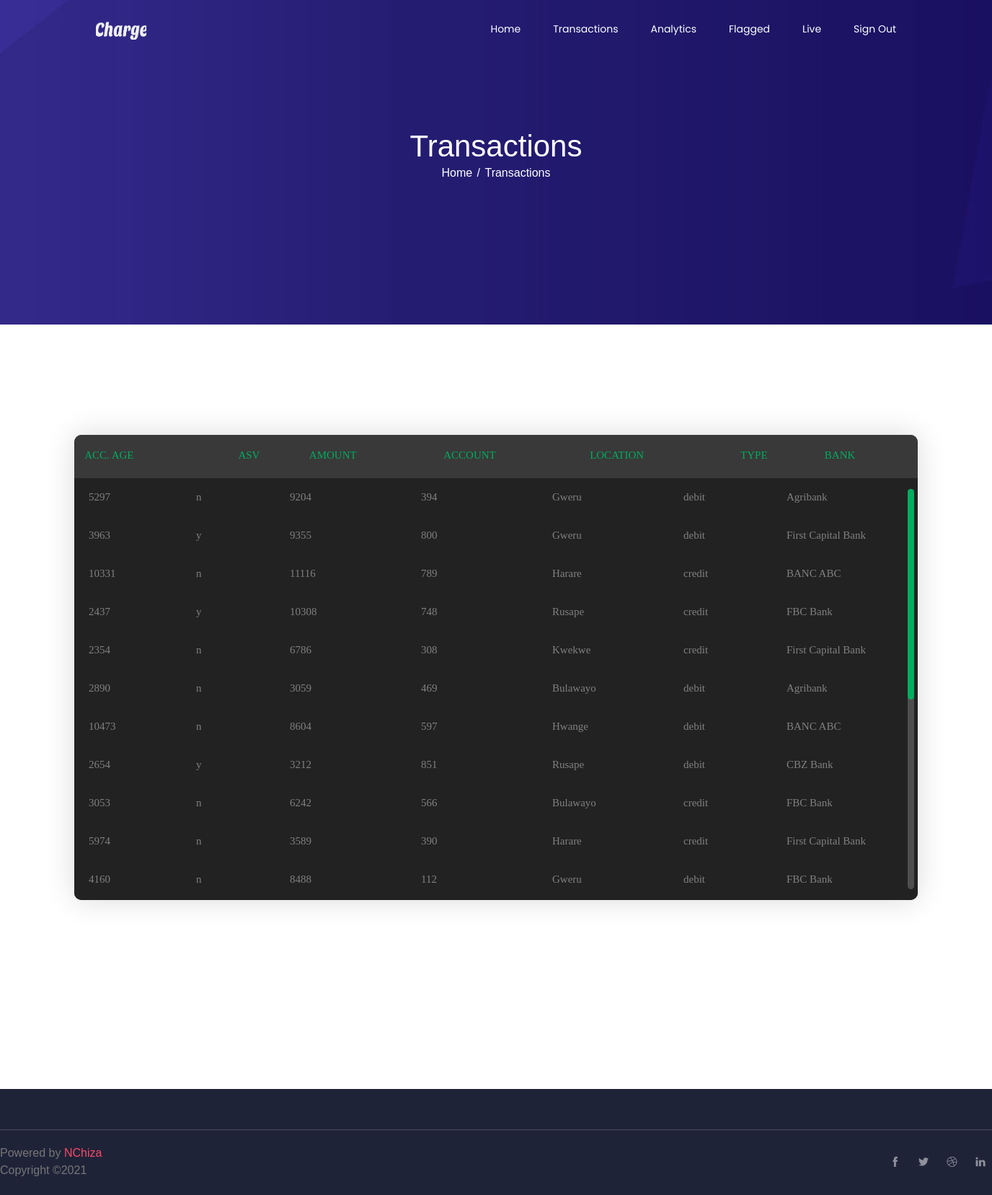
The page /transactions (signed in) on the database its author committed.
### models.py (models this page shows)
class Data(db.Model):
    __tablename__ = 'Data'
    id= db.Column(db.Integer, primary_key = True)
    Client_id = db.Column(db.Integer)
    account_age =  db.Column(db.Integer)
    holder_age =  db.Column(db.Integer)
    transaction_time =  db.Column(db.Integer)
    avs =  db.Column(db.Integer)
    amount = db.Column(db.Integer)
    score = db.Column(db.Integer)
    account_balance = db.Column(db.Integer)
    card_number = db.Column(db.Integer)
    label =  db.Column(db.Boolean)
    gender  = db.Column(db.String(20))
    location = db.Column(db.String(50))
    bank = db.Column(db.String(50))
    broswer = db.Column(db.String(50))
    cvv = db.Column(db.String(5))
    entry_type = db.Column(db.String(50))
    connection_type = db.Column(db.String(50))
    account_type = db.Column(db.String(50))

### app.py (the view)
@app.route("/transactions")
def transactions():
    data  = load_user_data(session['user_data'][3])
    template = 'manage/transactions.html'
    return render_template(template, data=data[:20])

### api.py (called while the page is built)
def load_user_data(user_id):
    data =  Data.query.filter_by(Client_id= user_id).all()
    return data

### templates/manage/transactions.html (shortened to what this page needs)
{% extends 'layout/layout3.html' %}
{% block body %}
    <section class="hero-banner d-flex align-items-center">
        <div class="container text-center">
            <h2>Transactions</h2>
            <nav aria-label="breadcrumb" class="banner-breadcrumb">
                <ol class="breadcrumb">
                    <li class="breadcrumb-item"><a href="#">Home</a></li>
                    <li class="breadcrumb-item active" aria-current="page">Transactions</li>
                </ol>
            </nav>
        </div>
    </section>
    <section class=" area-padding flex">
      <div class="limiter">
        <div class="container-table100">
          <div class="wrap-table100">
            <div class="table100 ver3 m-b-110">
              <div class="table100-head">
                <table>
                  <thead>
                    <tr class="row100 head">
                      <th class="cell100 column11">&nbsp &nbsp Acc. Age</th>
                      <th class="cell100 column21"> ASV</th>
                      <th class="cell100 column31">Amount</th>
                      <th class="cell100 column41">Account </th>
                      <th class="cell100 column51">Location</th>
                      <th class="cell100 column61">Type</th>
                      <th class="cell100 column71">Bank</th>
                    </tr>
                  </thead>
                </table>
              </div>
              <div class="table100-body js-pscroll">
                <table>
                  <tbody>
                    {%  for item in data %}
                    <tr class="row100 body">
                      <td class="cell100 column1">{{ item.account_age }}</td>
                      <td class="cell100 column2">{{ item.avs }}</td>
                      <td class="cell100 column3">{{ item.amount }}</td>
                      <td class="cell100 column4">{{ item.card_number }}</td>
                      <td class="cell100 column5">{{ item.location }}</td>
                      <td class="cell100 column6">{{ item.account_type }}</td>
                      <td class="cell100 column7">{{ item.bank }}</td>
                    </tr>
                    {% endfor %}
                  </tbody>
                </table>
              </div>
            </div>
            </div>
        </div>
      </div>
    </section>
{% endblock %}

### templates/layout/layout3.html (shortened to what this page needs)
<!doctype html>
<html lang="en">
<head>
        <link rel="stylesheet" href="{{url_for('static', filename = 'css/bootstrap.css')}}">
        <link rel="stylesheet" href="{{url_for('static', filename = 'css/themify-icons.css')}}">
        <link rel="stylesheet" href="{{url_for('static', filename = 'vendors/fontawesome/css/all.min.css ')}}">
        <link rel="stylesheet" href="{{url_for('static', filename = 'vendors/owl-carousel/owl.carousel.min.css')}}">
        <link rel="stylesheet" href="{{url_for('static', filename = 'vendors/animate-css/animate.css')}}">
        <link rel="stylesheet" href="{{url_for('static', filename = 'css/styles.css')}}">
        <link rel="stylesheet" href="{{url_for('static', filename = 'css/responsive.css')}}">
	<link rel="stylesheet" type="text/css" href="{{url_for('static', filename = 'vendors/bootstrap/css/bootstrap.min.css')}}" >
	<link rel="stylesheet" type="text/css" href="{{url_for('static', filename = 'fonts/font-awesome-4.7.0/css/font-awesome.min.css')}}">
	<link rel="stylesheet" type="text/css" href="{{url_for('static', filename = 'vendors/animate/animate.css')}}">
	<link rel="stylesheet" type="text/css" href="{{url_for('static', filename = 'vendors/select2/select2.min.css')}}">
	<link rel="stylesheet" type="text/css" href="{{url_for('static', filename = 'vendors/perfect-scrollbar/perfect-scrollbar.css')}}">
	<link rel="stylesheet" type="text/css" href="{{url_for('static', filename = 'css/util.css')}}">
	<link rel="stylesheet" type="text/css" href="{{url_for('static', filename = 'css/main.css')}}">
</head>
<body>
{% include 'layout/header2.html' %}
{% block body %}
{% endblock %}
    <footer class="footer-area fixed" style= "padding-bottom: 2px; padding-top: 5px;">
        <div class="footer-bottom row align-items-center text-center text-lg-left no-gutters">
            <p class="footer-text m-0 col-lg-8 col-md-12">
                Powered by <a href="#">NChiza</a> <br>Copyright &copy;<script>document.write(new Date().getFullYear());</script></p>
            <div class="col-lg-4 col-md-12 text-center text-lg-right footer-social">
                <a href="#"><i class="ti-facebook"></i></a>
                <a href="#"><i class="ti-twitter-alt"></i></a>
                <a href="#"><i class="ti-dribbble"></i></a>
                <a href="#"><i class="ti-linkedin"></i></a>
            </div>
        </div>
</footer>
</body>
</html>

### templates/layout/header2.html (shortened to what this page needs)
    <header class="header_area">
        <div class="main_menu">
            <nav class="navbar navbar-expand-lg navbar-light">
                <div class="container">
                    <a class="navbar-brand logo_h" href="{{ url_for('manage')}}"><img width="70" height="35" src="{{url_for('static',filename = 'img/logo/Charge.png')}}" alt=""></a>
                    <div class="collapse navbar-collapse offset" id="navbarSupportedContent">
                        <ul class="nav navbar-nav menu_nav ml-auto">
                            <li class="nav-item"><a class="nav-link" href="{{ url_for('manage') }}">Home</a></li>
                            <li class="nav-item"><a class="nav-link" href="{{ url_for('transactions') }}">Transactions</a></li>
                            <li class="nav-item"><a class="nav-link" href="{{ url_for('analysis') }}">Analytics</a></li>
                            <li class="nav-item"><a class="nav-link" href="{{ url_for('flagged') }}">Flagged</a></li>
                            <li class="nav-item"><a class="nav-link" href="{{ url_for('stats') }}">Live</a></li>
                             <li class="nav-item"><a class="nav-link" href="{{ url_for('signout') }}">Sign Out</a></li>
                        </ul>
                    </div>
                </div>
            </nav>
        </div>
    </header>

### static/css/main.css (style rules this page uses)
* { margin: 0px; padding: 0px; box-sizing: border-box; }
body, html { height: 100%; font-family: sans-serif; }
a { margin: 0px; transition: all 0.4s; -webkit-transition: all 0.4s; -o-transition: all 0.4s; -moz-transition: all 0.4s; }
h1,h2,h3,h4,h5,h6 { margin: 0px; }
p { margin: 0px; }
ul, li { margin: 0px; list-style-type: none; }
.js-pscroll { position: relative; overflow: hidden; }
.limiter { width: 1366px; margin: 0 auto; }
.container-table100 { width: 100%; min-height: 100vh; background: #fff; display: -webkit-box; display: -webkit-flex; display: -moz-box; display: -ms-flexbox; display: flex; align-items: center; justify-content: center; flex-wrap: wrap; padding: 13px 15px; }
.wrap-table100 { width: 1170px; }
.table100 { background-color: #fff; }
table { width: 100%; }
th, td { font-weight: unset; padding-right: 10px; }
.column1 { width: 13%; padding-left: 20px; }
.column2 { width: 10%; }
.column3 { width: 14%; }
.column4 { width: 14%; }
.column5 { width: 14%; }
.column6 { width: 11%; }
.column7 { width: 14%; }
.table100-head th { padding-top: 18px; padding-bottom: 18px; }
.table100-body td { padding-top: 16px; padding-bottom: 16px; }
.table100 { position: relative; padding-top: 60px; }
.table100-head { position: absolute; width: 100%; top: 0; left: 0; }
.table100-body { max-height: 585px; overflow: auto; }
.table100.ver3 { background-color: #393939; }
.table100.ver3 th { font-family: Lato-Bold; font-size: 15px; color: #00ad5f; line-height: 1.4; text-transform: uppercase; background-color: #393939; }
.table100.ver3 td { font-family: Lato-Regular; font-size: 15px; color: #808080; line-height: 1.4; background-color: #222222; }
.table100.ver3 { border-radius: 10px; overflow: hidden; box-shadow: 0 0px 40px 0px rgba(0, 0, 0, 0.15); -moz-box-shadow: 0 0px 40px 0px rgba(0, 0, 0, 0.15); -webkit-box-shadow: 0 0px 40px 0px rgba(0, 0, 0, 0.15); -o-box-shadow: 0 0px 40px 0px rgba(0, 0, 0, 0.15); -ms-box-shadow: 0 0px 40px 0px rgba(0, 0, 0, 0.15); }

### rows shown on the page
Data: account_age "5297", avs "n", amount "9204", card_number "394", location "Gweru", account_type "debit", bank "Agribank"
Data: account_age "3963", avs "y", amount "9355", card_number "800", location "Gweru", account_type "debit", bank "First Capital Bank"
Data: account_age "10331", avs "n", amount "11116", card_number "789", location "Harare", account_type "credit", bank "BANC ABC"
Data: account_age "2437", avs "y", amount "10308", card_number "748", location "Rusape", account_type "credit", bank "FBC Bank"
Data: account_age "2354", avs "n", amount "6786", card_number "308", location "Kwekwe", account_type "credit", bank "First Capital Bank"
Data: account_age "2890", avs "n", amount "3059", card_number "469", location "Bulawayo", account_type "debit", bank "Agribank"
Data: account_age "10473", avs "n", amount "8604", card_number "597", location "Hwange", account_type "debit", bank "BANC ABC"
Data: account_age "2654", avs "y", amount "3212", card_number "851", location "Rusape", account_type "debit", bank "CBZ Bank"
Data: account_age "3053", avs "n", amount "6242", card_number "566", location "Bulawayo", account_type "credit", bank "FBC Bank"
Data: account_age "5974", avs "n", amount "3589", card_number "390", location "Harare", account_type "credit", bank "First Capital Bank"
Data: account_age "4160", avs "n", amount "8488", card_number "112", location "Gweru", account_type "debit", bank "FBC Bank"
